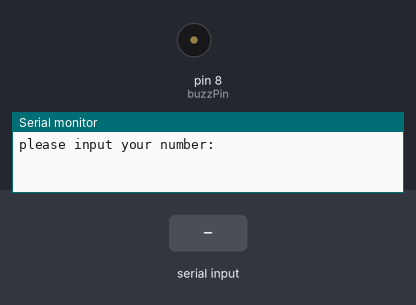
Bench run of a sketch on a simulated Arduino Uno, built with avr-gcc and run on an emulated ATmega328P. On the bench: buzzer (waves = sounding, pin HIGH), the last lines printed to the serial monitor. The test bench sets the inputs (shaded band).

Above: at 1.2 s.
1.3 s: "90,45\n" received over Serial
At 2.1 s:
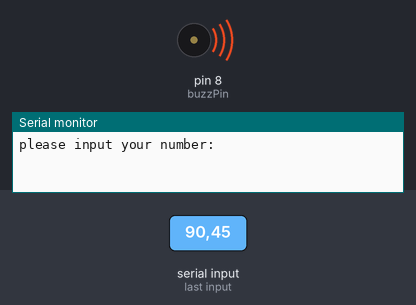
4.3 s: "30,150\n" received over Serial
At 7.6 s:
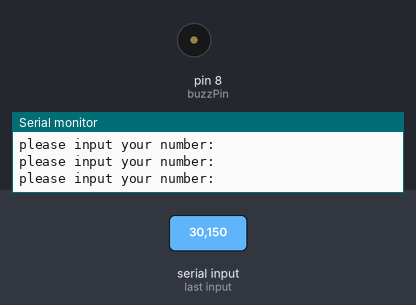
Timing chart, 0 to 9.1 s (numbered marks = the images above; inputs shaded):
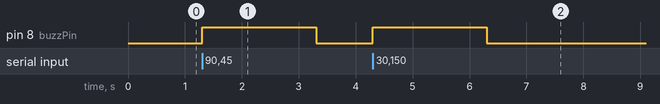

The sketch:

Tutorial22.1_Code.ino
```cpp
// Understanding and Using Active Buzzers to Add Sound to Your Project

int myNum;
int buzzPin = 8;
String msg = "please input your number: ";
int dt = 1000;

void setup() {
  // put your setup code here, to run once:
  Serial.begin(9600);
  pinMode(buzzPin, OUTPUT);
}

void loop() {
  // put your main code here, to run repeatedly:
  // ask
  Serial.println(msg);
  // wait
  while (Serial.available() == 0) {
    //nothing
  }
  // read
  myNum = Serial.parseInt();
  if (myNum > 10) {
    digitalWrite(buzzPin, HIGH);
    delay(dt);
    digitalWrite(buzzPin, LOW);
  }
}
```

Measured:
- after the input at 1.3 s, pin 8 (buzzPin): LOW → HIGH at once, → LOW 2.0 s later
- after the input at 4.3 s, pin 8 (buzzPin): LOW → HIGH at once, → LOW 2.0 s later
